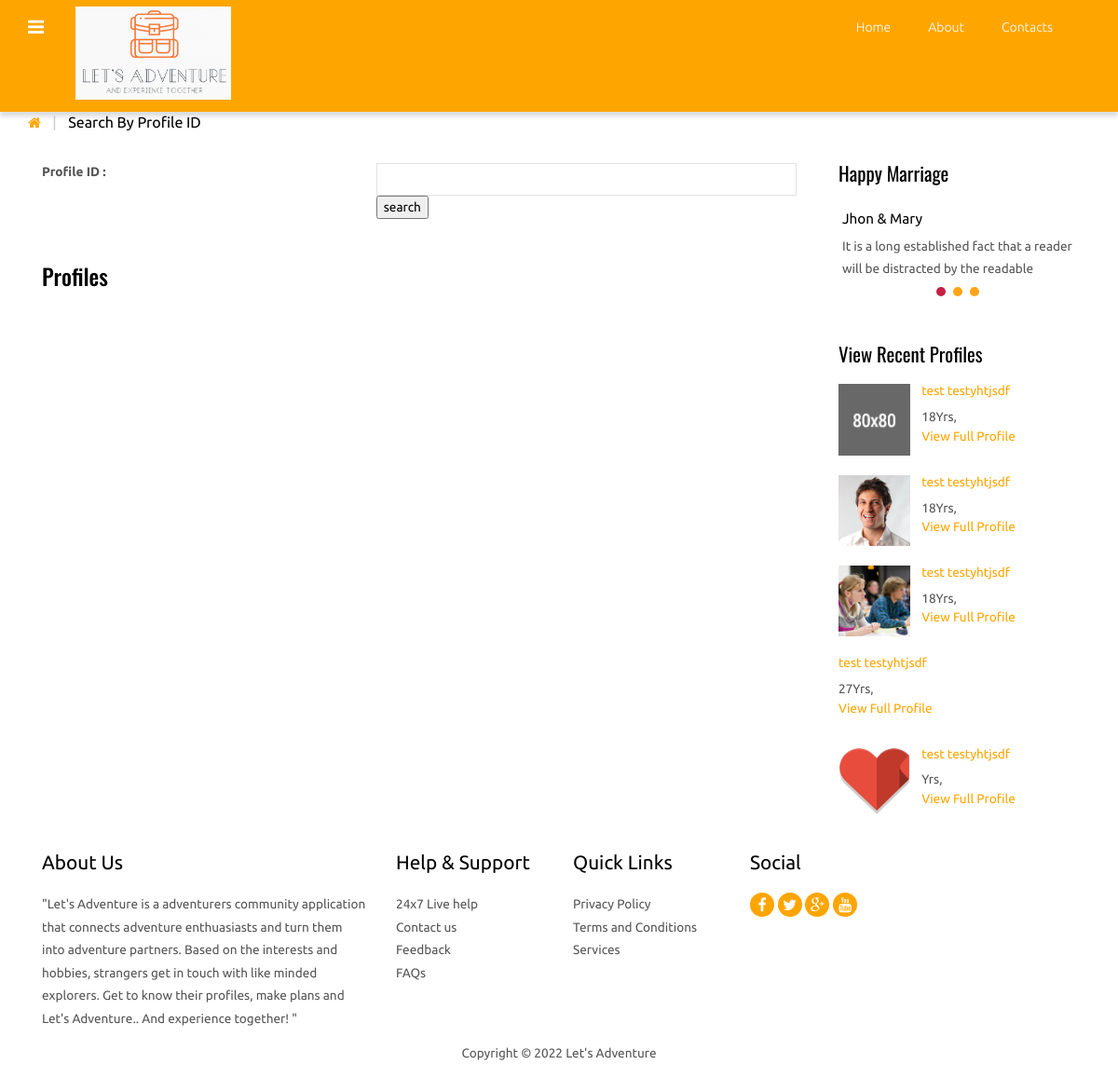
The page /search-id.php (signed in) on the database its author committed.
### tables this page shows
CREATE TABLE IF NOT EXISTS `customer` (
`id` int(10) NOT NULL,
  `cust_id` int(5) NOT NULL,
  `email` varchar(60) NOT NULL,
  `age` varchar(10) NOT NULL,
  `height` int(10) NOT NULL,
  `sex` varchar(6) NOT NULL,
  `district` varchar(20) NOT NULL,
  `state` varchar(20) NOT NULL,
  `country` varchar(10) NOT NULL,
  `education` text NOT NULL,
  `education_sub` text NOT NULL,
  `firstname` text NOT NULL,
  `lastname` text NOT NULL,
  `drink` varchar(8) NOT NULL,
  `mothertounge` text NOT NULL,
  `weight` int(5) NOT NULL,
  `blood_group` varchar(5) NOT NULL,
  `smoke` varchar(8) NOT NULL,
  `dateofbirth` date NOT NULL,
  `occupation` text NOT NULL,
  `occupation_descr` text NOT NULL,
  `aboutme` text NOT NULL,
  `profilecreationdate` date NOT NULL
);

CREATE TABLE IF NOT EXISTS `photos` (
`id` int(10) NOT NULL,
  `cust_id` int(10) NOT NULL,
  `pic1` varchar(25) NOT NULL,
  `pic2` varchar(40) NOT NULL,
  `pic3` varchar(40) NOT NULL,
  `pic4` varchar(40) NOT NULL
);

### functions.php (called while the page is built, shortened)
<?php
function mysqlexec($sql){
$host="localhost";
$username="u785580082_team2";
$password="RootTeam2";
$db_name="u785580082_team2";
	$conn=mysqli_connect("$host", "$username", "$password")or die("function cannot connect");
	mysqli_select_db($conn,"$db_name")or die("cannot select DB");
	if($result = mysqli_query($conn, $sql)){
		return $result;
	}
	else{
		echo mysqli_error($conn);
	}
}
?>

### matchright.php (the view, shortened to what this page needs)
  <section class="slider">
	 <h3>Happy Marriage</h3>
	 <div class="flexslider">
		<ul class="slides">
		  <li>
			<h4>Jhon & Mary</h4>
			<p>It is a long established fact that a reader will be distracted by the readable</p>
		  </li>
	    </ul>
	  </div>
   </section>
   <div class="view_profile view_profile2">
        	<h3>View Recent Profiles</h3>
    <?php
     $sql="SELECT * FROM customer ORDER BY profilecreationdate DESC";
      $result=mysqlexec($sql);
      while($row=mysqli_fetch_assoc($result)){
            $profid=$row['cust_id'];
          $sql="SELECT * FROM photos WHERE cust_id=$profid";
          $result2=mysqlexec($sql);
          $photo=mysqli_fetch_assoc($result2);
          $pic=$photo['pic1'];
          echo "<ul class=\"profile_item\">";
            echo"<a href=\"view_profile.php?id={$profid}\">";
              echo "<li class=\"profile_item-img\"><img src=\"profile/". $profid."/".$pic ."\"" . "class=\"img-responsive\" alt=\"\"/></li>";
               echo "<li class=\"profile_item-desc\">";
                  echo "<h4>" . $row['firstname'] . " " . $row['lastname'] . "</h4>";
                  echo "<p>" . $row['age']. "Yrs," . $row['religion'] . "</p>";
                  echo "<h5>" . "View Full Profile" . "</h5>";
               echo "</li>";
      echo "</a>";
      echo "</ul>";
      }
     ?>
</div>

### css/style.css (style rules this page uses)
h4, h5, h6, h1, h2, h3 { margin-top: 0; }
ul, ol { margin: 0; }
p { margin: 0; }
html, body { font-family: 'Ubuntu', sans-serif; font-size: 100%; background:#fff; }
body a { transition:0.5s all; -webkit-transition:0.5s all; -moz-transition:0.5s all; -o-transition:0.5s all; -ms-transition:0.5s all; }
ul.profile_item { padding:0; margin:0 0 1.5em 0; list-style:none; }
ul.profile_item li.profile_item-img { width:30%; float:left; margin-right: 5%; }
.view_profile h3 { font-size:1.3em; color:#000; margin-bottom: 1em; font-family: 'Oswald', sans-serif; }
ul.profile_item li.profile_item-desc h4, ul.profile_item li.profile_item-desc h5 { color:#FFA500; font-size:0.85em; }
ul.profile_item li.profile_item-desc { overflow:hidden; }
ul.profile_item li.profile_item-desc p { color:#555; font-size:0.85em; line-height:1.5em; margin-bottom: 3px; }
.slider h3 { font-size: 1.3em; color: #000; margin-bottom: 0.5em; font-family: 'Oswald', sans-serif; }
.slider h4 { color:#000; font-size:0.95em; margin: 1em 0 0.5em; }
.slider p { color:#555; font-size:0.85em; line-height:1.8em; }
.view_profile2 { margin:4em 0 0 0; }
ul { padding: 0; list-style: none; }
.headings h1, h2,h3,h4,h5,h6 { font-weight:400; }

### css/flexslider.css (style rules this page uses)
.slides, .slides > li, .flex-control-nav, .flex-direction-nav { margin: 0; padding: 0; list-style: none; }
.flexslider { margin: 0; padding: 0; }
.flexslider .slides > li { display: none; -webkit-backface-visibility: hidden; }
.flexslider .slides:after { content: "\0020"; display: block; clear: both; visibility: hidden; line-height: 0; height: 0; }
.flexslider { background: #ffffff; border: 4px solid #ffffff; position: relative; zoom: 1; }
.flexslider .slides { zoom: 1; }

### rows shown on the page
customer: photos.pic1 (picture), firstname "test", lastname "testyhtjsdf", age "18"
customer: photos.pic1 (picture), firstname "test", lastname "testyhtjsdf", age "18"
customer: photos.pic1 (picture), firstname "test", lastname "testyhtjsdf", age "18"
customer: firstname "test", lastname "testyhtjsdf", age "27"
customer: photos.pic1 (picture), firstname "test", lastname "testyhtjsdf"
